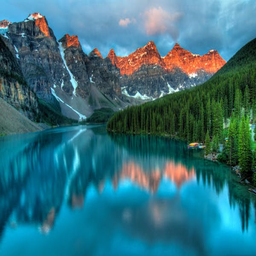
#> input picture data/images/image_000.png, 256 x 256 px
$ python -i hybrid_methods.py   (imports and definitions only)   (older library calls are emulated)
#> lines starting #> are read from the running program, lines starting #| are printed output that depends on the picture
"""
Advanced denoising methods: Hybrid and Noise Detection
"""
import numpy as np
import cv2
from scipy import stats
import yaml


class NoiseDetector:
    """Automatic noise type detection"""

    def __init__(self):
        pass

    def detect_noise_type(self, image):
        """
        Detect the predominant noise type in an image

        Returns:
            noise_type: 'gaussian', 'salt_pepper', 'speckle', or 'unknown'
            confidence: confidence score [0, 1]
        """
        # Calculate various statistical features
        features = self._extract_noise_features(image)

        # Score each noise type
        gaussian_score = self._score_gaussian(features)
        salt_pepper_score = self._score_salt_pepper(features)
        speckle_score = self._score_speckle(features)

        scores = {
            'gaussian': gaussian_score,
            'salt_pepper': salt_pepper_score,
            'speckle': speckle_score
        }

        # Get the maximum score
        best_noise = max(scores.items(), key=lambda x: x[1])

        noise_type = best_noise[0]
        confidence = best_noise[1]

        # If confidence is too low, return unknown
        if confidence < 0.3:
            return 'unknown', confidence

        return noise_type, confidence

    def _extract_noise_features(self, image):
        """Extract statistical features for noise detection"""
        # Convert to grayscale if needed
        if len(image.shape) == 3:
            gray = cv2.cvtColor(image, cv2.COLOR_RGB2GRAY)
        else:
            gray = image

        gray_float = gray.astype(np.float32)

        # Calculate noise estimation using high-pass filter
        kernel = np.array([[-1, -1, -1],
                          [-1,  8, -1],
                          [-1, -1, -1]])
        high_pass = cv2.filter2D(gray_float, -1, kernel)

        features = {
            'std': np.std(high_pass),
            'variance': np.var(high_pass),
            'kurtosis': stats.kurtosis(high_pass.flatten()),
            'skewness': stats.skew(high_pass.flatten()),
            'num_outliers': self._count_outliers(gray),
            'edge_strength': self._calculate_edge_strength(gray)
        }

        return features

    def _count_outliers(self, image):
        """Count the number of outlier pixels (potential salt & pepper)"""
        # Calculate median and MAD
        median = np.median(image)
        mad = np.median(np.abs(image - median))

        # Count pixels far from median
        threshold = 3 * mad
        outliers = np.sum(np.abs(image - median) > threshold)

        return outliers / image.size

    def _calculate_edge_strength(self, image):
        """Calculate edge strength using Sobel"""
        sobelx = cv2.Sobel(image, cv2.CV_64F, 1, 0, ksize=3)
        sobely = cv2.Sobel(image, cv2.CV_64F, 0, 1, ksize=3)
        edge_magnitude = np.sqrt(sobelx**2 + sobely**2)

        return np.mean(edge_magnitude)

    def _score_gaussian(self, features):
        """Score likelihood of Gaussian noise"""
        score = 0.0

        # Gaussian noise has moderate kurtosis (around 3)
        kurtosis_diff = abs(features['kurtosis'] - 3.0)
        if kurtosis_diff < 1.0:
            score += 0.4
        elif kurtosis_diff < 2.0:
            score += 0.2

        # Gaussian noise has near-zero skewness
        if abs(features['skewness']) < 0.5:
            score += 0.3

        # Low outlier count
        if features['num_outliers'] < 0.05:
            score += 0.3

        return score

    def _score_salt_pepper(self, features):
        """Score likelihood of salt & pepper noise"""
        score = 0.0

        # High kurtosis (peaky distribution)
        if features['kurtosis'] > 5.0:
            score += 0.4
        elif features['kurtosis'] > 3.0:
            score += 0.2

        # High outlier count
        if features['num_outliers'] > 0.1:
            score += 0.5
        elif features['num_outliers'] > 0.05:
            score += 0.2

        # Low edge strength (corrupted edges)
        if features['edge_strength'] < 20:
            score += 0.1

        return score

    def _score_speckle(self, features):
        """Score likelihood of speckle noise"""
        score = 0.0

        # Moderate to high variance
        if features['variance'] > 100:
            score += 0.3

        # Positive skewness typical for speckle
        if features['skewness'] > 0.5:
            score += 0.4
        elif features['skewness'] > 0:
            score += 0.2

        # Moderate outliers
        if 0.03 < features['num_outliers'] < 0.08:
            score += 0.3

        return score


class HybridDenoiser:
    """Hybrid denoising combining classical and deep learning methods"""

    # [141 lines left out: functions __init__, denoise_adaptive, denoise_hybrid_cascade, denoise_hybrid_average, denoise_hybrid_selective, not called in this run]


class MethodRecommender:
    """Recommend best denoising method based on image and noise characteristics"""

    def __init__(self):
        self.noise_detector = NoiseDetector()

    # [33 lines left out: function recommend_method, not called in this run]


# [20 lines not run here, left out]

>>> import cv2
>>> picture = cv2.cvtColor(cv2.imread('../data/images/image_000.png'), cv2.COLOR_BGR2RGB)
>>> result = NoiseDetector().detect_noise_type(picture)
#> in _extract_noise_features, `gray = cv2.cvtColor(image, cv2.COLOR_RGB2GRAY)`:
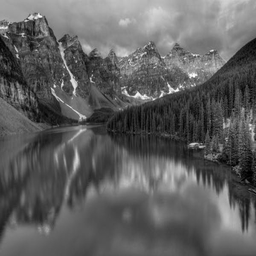
#> gray: shape (256, 256); min 0, max 253, mean 95.6
#> in _extract_noise_features, `high_pass = cv2.filter2D(gray_float, -1, kernel)`:
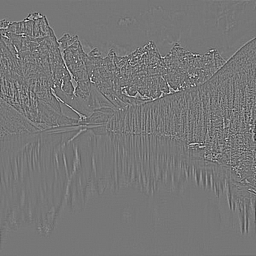
#> high_pass: shape (256, 256) float32; min -614, max 699, mean -0.1; drawn with min black and max white
#> in _count_outliers, `median = np.median(image)`: median = 89
#> in _count_outliers, `mad = np.median(np.abs(image - median))`: mad = 29
#> in _count_outliers, `threshold = 3 * mad`: threshold = 87
#> in _count_outliers, `outliers = np.sum(np.abs(image - median) > threshold)`: outliers = 2445
#> in _calculate_edge_strength, `sobelx = cv2.Sobel(image, cv2.CV_64F, 1, 0, ksize=3)`:
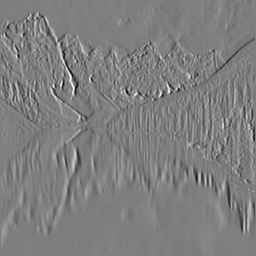
#> sobelx: shape (256, 256) float64; min -589, max 593, mean -0.1; drawn with min black and max white
#> in _calculate_edge_strength, `sobely = cv2.Sobel(image, cv2.CV_64F, 0, 1, ksize=3)`:
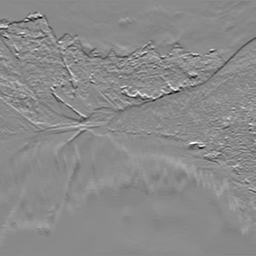
#> sobely: shape (256, 256) float64; min -703, max 585, mean -2.9; drawn with min black and max white
#> in _calculate_edge_strength, `edge_magnitude = np.sqrt(sobelx**2 + sobely**2)`:
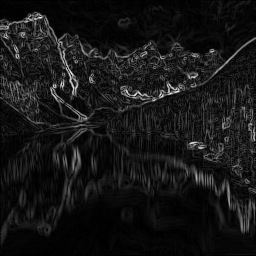
#> edge_magnitude: shape (256, 256) float64; min 0, max 704.3, mean 61.9; drawn with min black and max white
#> in _extract_noise_features, `features = { 'std': np.std(high_pass), 'variance': np.var(high_pass), ..`: features = {'std': 70.65, 'variance': 4991.5, 'kurtosis': 10.39, 'skewness': 0.746, 'num_outliers': 0.0373, 'edge_strength': 61.85}
#> in _score_gaussian, `kurtosis_diff = abs(features['kurtosis'] - 3.0)`: kurtosis_diff = 7.39
#> in detect_noise_type, `gaussian_score = self._score_gaussian(features)`: gaussian_score = 0.3
#> in detect_noise_type, `salt_pepper_score = self._score_salt_pepper(features)`: salt_pepper_score = 0.4
#> in detect_noise_type, `speckle_score = self._score_speckle(features)`: speckle_score = 1
#> in detect_noise_type, `scores = { 'gaussian': gaussian_score, 'salt_pepper': salt_pepper_scor..`: scores = {'gaussian': 0.3, 'salt_pepper': 0.4, 'speckle': 1}
#> in detect_noise_type, `best_noise = max(scores.items(), key=lambda x: x[1])`: best_noise = ('speckle', 1)
#> in detect_noise_type, `noise_type = best_noise[0]`: noise_type = 'speckle'
#> in detect_noise_type, `confidence = best_noise[1]`: confidence = 1
#> result = ('speckle', 1)

$ run again, on data/images/image_001.png
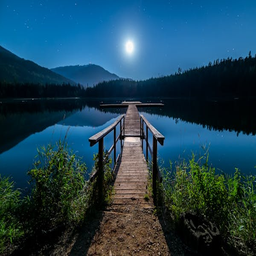
#> input picture data/images/image_001.png, 256 x 256 px
#> in _extract_noise_features, `high_pass = cv2.filter2D(gray_float, -1, kernel)`:
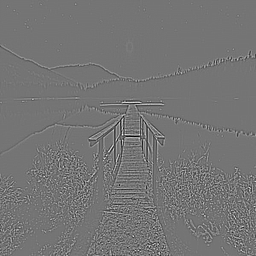
#> high_pass: shape (256, 256) float32; min -713, max 841, mean 0; drawn with min black and max white
#> median = 58
#> mad = 36
#> threshold = 108
#> outliers = 578
#> in _calculate_edge_strength, `edge_magnitude = np.sqrt(sobelx**2 + sobely**2)`:
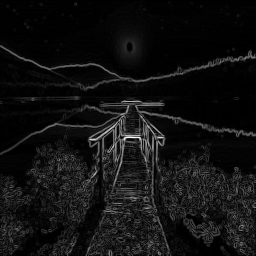
#> edge_magnitude: shape (256, 256) float64; min 0, max 814.8, mean 55.7; drawn with min black and max white
#> in _extract_noise_features, `features = { 'std': np.std(high_pass), 'variance': np.var(high_pass), ..`: features = {'std': 87.92, 'variance': 7730.3, 'kurtosis': 7.58, 'skewness': 0.429, 'num_outliers': 0.00882, 'edge_strength': 55.68}
#> kurtosis_diff = 4.58
#> gaussian_score = 0.6
#> salt_pepper_score = 0.4
#> speckle_score = 0.5
#> scores = {'gaussian': 0.6, 'salt_pepper': 0.4, 'speckle': 0.5}
#> best_noise = ('gaussian', 0.6)
#> noise_type = 'gaussian'
#> confidence = 0.6
#> result = ('gaussian', 0.6)

$ run again, on data/images/image_002.png
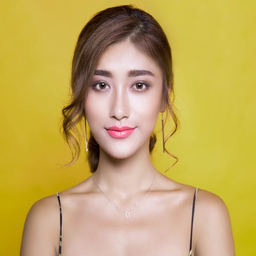
#> input picture data/images/image_002.png, 256 x 256 px
#> in _extract_noise_features, `high_pass = cv2.filter2D(gray_float, -1, kernel)`:
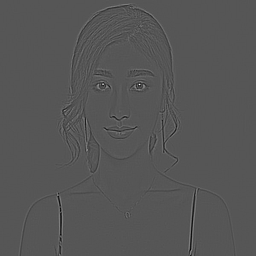
#> high_pass: shape (256, 256) float32; min -705, max 1379, mean 0; drawn with min black and max white
#> median = 181
#> mad = 10
#> threshold = 30
#> outliers = 13445
#> in _calculate_edge_strength, `edge_magnitude = np.sqrt(sobelx**2 + sobely**2)`:
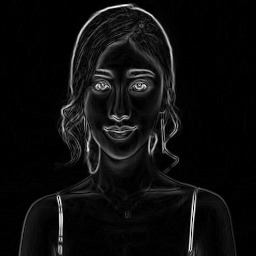
#> edge_magnitude: shape (256, 256) float64; min 0, max 652.2, mean 34; drawn with min black and max white
#> in _extract_noise_features, `features = { 'std': np.std(high_pass), 'variance': np.var(high_pass), ..`: features = {'std': 46.27, 'variance': 2140.8, 'kurtosis': 47.65, 'skewness': -1.22, 'num_outliers': 0.205, 'edge_strength': 34.01}
#> kurtosis_diff = 44.65
#> gaussian_score = 0
#> salt_pepper_score = 0.9
#> speckle_score = 0.3
#> scores = {'gaussian': 0, 'salt_pepper': 0.9, 'speckle': 0.3}
#> best_noise = ('salt_pepper', 0.9)
#> noise_type = 'salt_pepper'
#> confidence = 0.9
#> result = ('salt_pepper', 0.9)

$ run again, on data/images/image_003.png
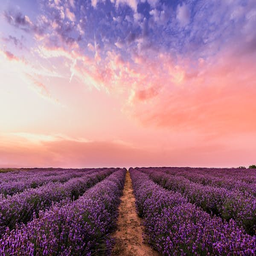
#> input picture data/images/image_003.png, 256 x 256 px
#> in _extract_noise_features, `high_pass = cv2.filter2D(gray_float, -1, kernel)`:
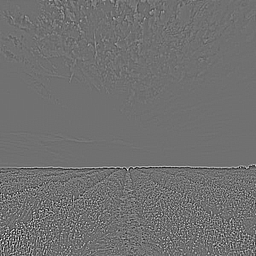
#> high_pass: shape (256, 256) float32; min -569, max 718, mean 0; drawn with min black and max white
#> median = 158
#> mad = 50
#> threshold = 150
#> outliers = 218
#> in _calculate_edge_strength, `edge_magnitude = np.sqrt(sobelx**2 + sobely**2)`:
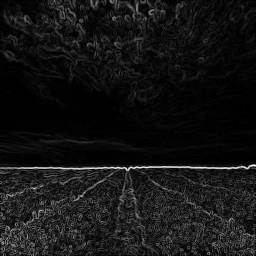
#> edge_magnitude: shape (256, 256) float64; min 0, max 667.9, mean 55.2; drawn with min black and max white
#> in _extract_noise_features, `features = { 'std': np.std(high_pass), 'variance': np.var(high_pass), ..`: features = {'std': 83.97, 'variance': 7050.6, 'kurtosis': 7.35, 'skewness': 0.53, 'num_outliers': 0.00333, 'edge_strength': 55.24}
#> kurtosis_diff = 4.35
#> gaussian_score = 0.3
#> salt_pepper_score = 0.4
#> speckle_score = 0.7
#> scores = {'gaussian': 0.3, 'salt_pepper': 0.4, 'speckle': 0.7}
#> best_noise = ('speckle', 0.7)
#> noise_type = 'speckle'
#> confidence = 0.7
#> result = ('speckle', 0.7)
